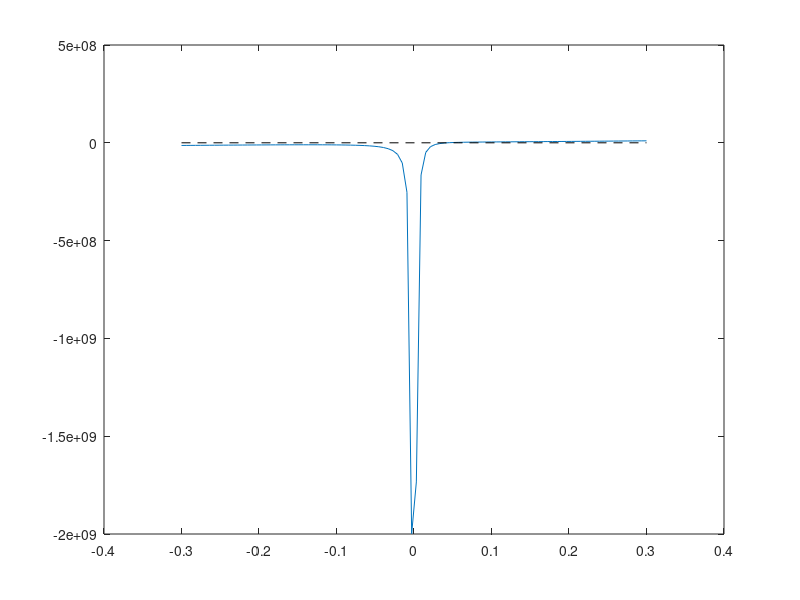

MATLAB code for this plot: (Note: this script raises an error after producing the figure.)
#Guía 4 - Ejercicio 5
#--------------------
##La ecuación de estado de un gas (la cual relaciona la presión p, el volumen V y la temperatura T) está dada por
##[p + a(N/V)^2](V − Nb) = kNT
##donde a y b son dos coeficientes que dependen del gas en particular que hayamos considerado, N
##es el n´umero de moléculas que se encuentran en el volumen V y k es la constante de Boltzmann.
##Asumiendo que el gas es dióxido de carbono (CO2), los coeficientes a y b toman los siguientes valores:
##a = 0.401 Pa · m6 y b = 42.7e−6 m3
##Encuentre el volumen que ocupan 1000 moléculas de dicho gas a una temperatura T = 300 K y presión p = 3.5e + 7 Pa
##mediante el método de bisección y el método de Newton, con una tolerancia de 1e − 12
##(la constante de Boltzmann vale k = 1.3806503e − 23 J/K)
#--------------------
a=0.401;
b=42.7e-6;
T=300;
p=3.5e+7;
k = 1.3806503e-23;
N=1000;

f=@(V) (p + a.*(N./V).^2).*(V - N.*b) - k.*N.*T
V=linspace(-0.3,0.3,100);
plot(V,f(V))
hold on
plot([min(V), max(V)], [0, 0], 'k--')
[p,it,r,t] = Biseccion_Lucas(f, 0.03, 0.05, 10000, 1e-12);
disp('raiz utilizando biseccion');
disp(p);

df=@(V)  -2.*a.*N.^2./V.^3.*(V - N.*b) + (p + a.*(N./V).^2) - a.*N.^2./V.^2;
[x,rh,it,t] = NewtonRaphson(f,df,0.1, 10000,1e-12);
disp('raiz utilizando newton raphson');
disp(x);


